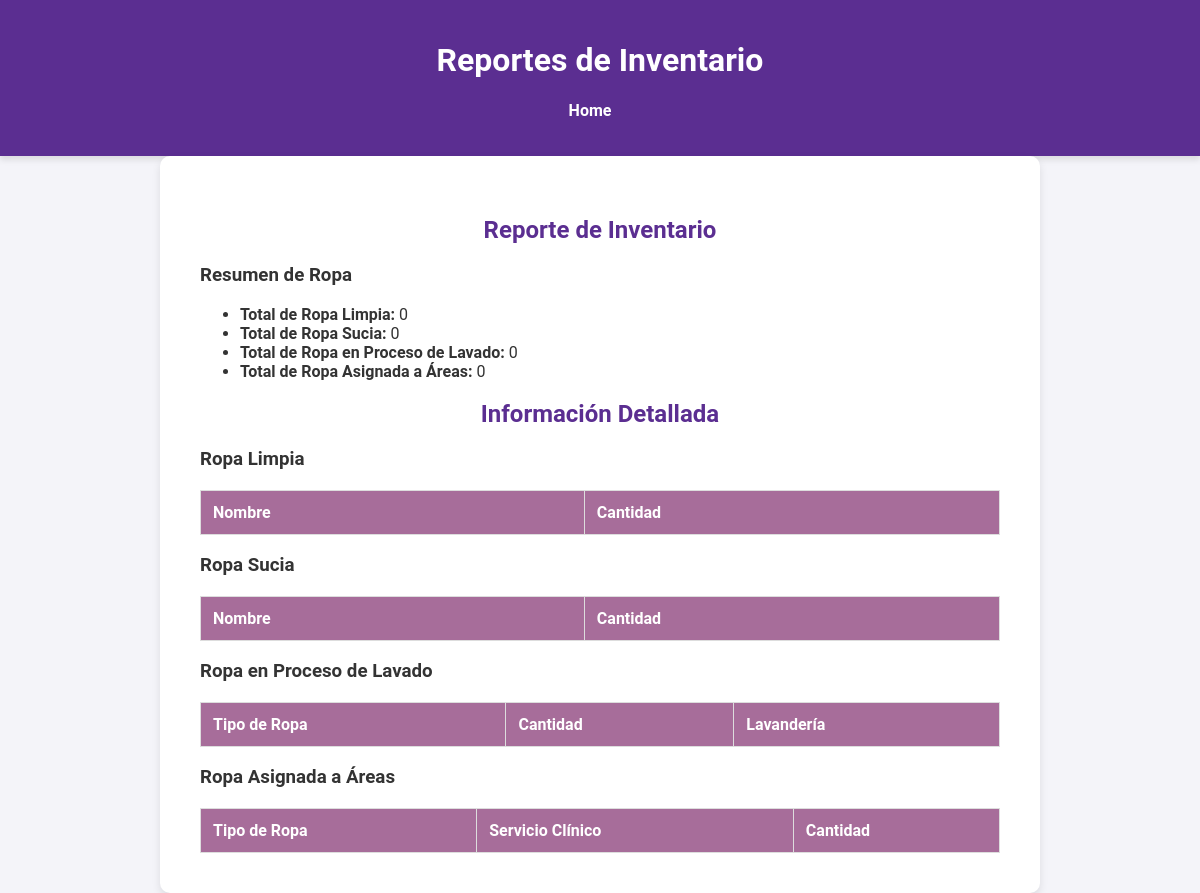
/reportes, run on an earlier commit of the app's database.
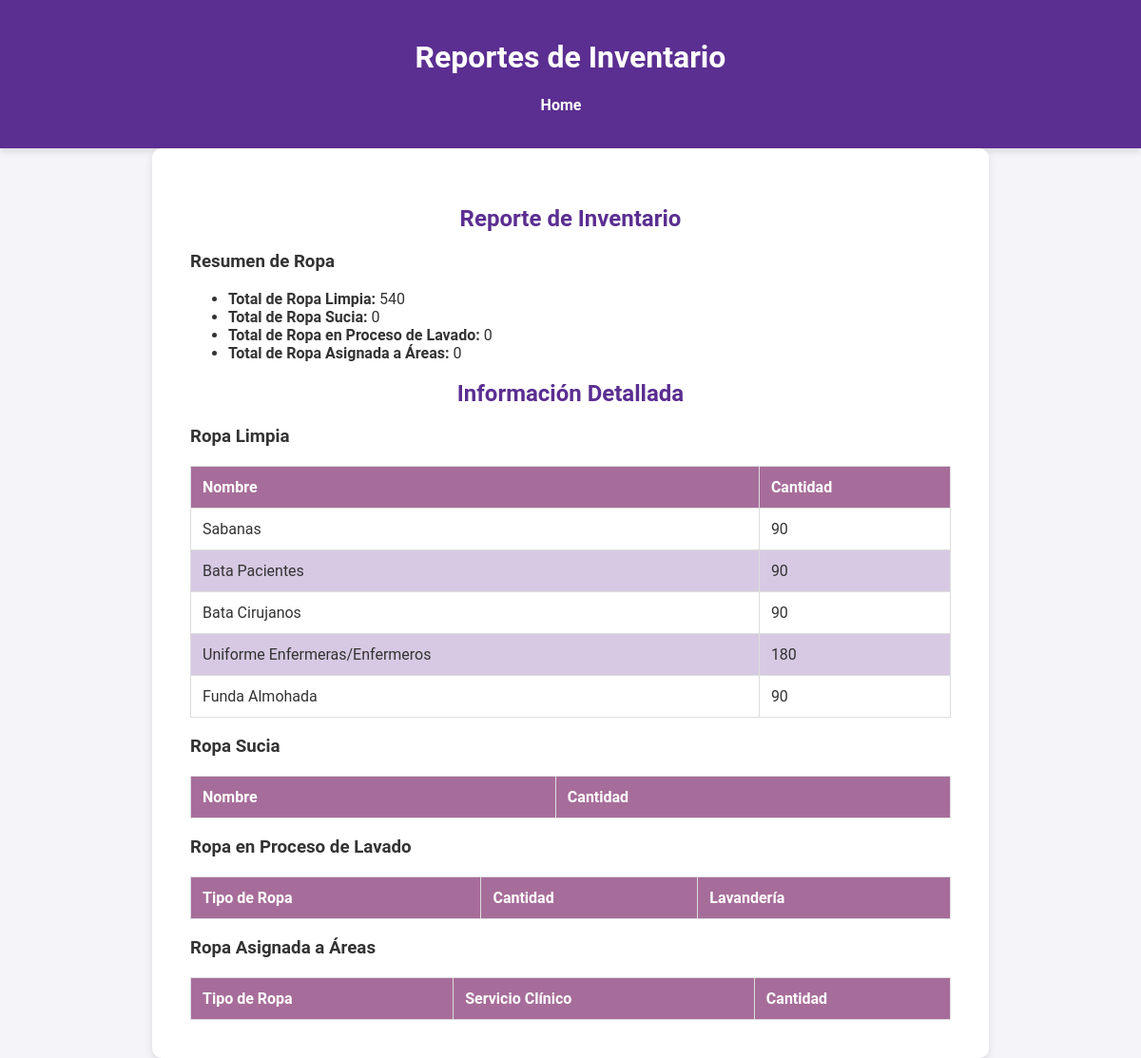
And on a later commit of the database.
### inventario/models.py (models this page shows, shortened)
class Clothing(models.Model):
    id = models.AutoField(primary_key=True)
    nombre = models.CharField(max_length=255)
    cantidad = models.IntegerField()

### inventario/views.py (the view)
# urls.py: path('reportes', views.generar_reportes, name="reportes"),
def generar_reportes(request):
    total_ropa_limpia = Clothing.objects.aggregate(total=Sum('cantidad'))['total'] or 0
    total_ropa_sucia = ClothingDirt.objects.aggregate(total=Sum('cantidad'))['total'] or 0
    total_ropa_en_lavado = ClothingCleanings.objects.aggregate(total=Sum('cantidad'))['total'] or 0
    total_ropa_asignada = ClothingServices.objects.aggregate(total=Sum('cantidad'))['total'] or 0
    reporte = {
        'total_ropa_limpia': total_ropa_limpia,
        'total_ropa_sucia': total_ropa_sucia,
        'total_ropa_en_lavado': total_ropa_en_lavado,
        'total_ropa_asignada': total_ropa_asignada,
    }
    all_clothing = Clothing.objects.all()  # Obtener todos los tipos de ropa
    all_cleanings = ClothingCleanings.objects.all()  # Obtener todos los registros de limpieza
    all_dirt = ClothingDirt.objects.all()  # Obtener todos los registros de ropa sucia
    all_services = ClothingServices.objects.all()  # Obtener todos los registros de ropa asignada
    return render(request, 'inventario/reportes.html', {
        'reporte': reporte,
        'all_clothing': all_clothing,
        'all_cleanings': all_cleanings,
        'all_dirt': all_dirt,
        'all_services': all_services,
    })

### inventario/templates/inventario/reportes.html (shortened to what this page needs)
<!DOCTYPE html>
<html lang="es">
<head>
    {% load static %}
    <link rel="stylesheet" href="{% static 'css/style.css' %}">
</head>
<body>
    <header>
        <h1>Reportes de Inventario</h1>
        <nav>
            <ul>
                <li><a href="{% url 'inventario:home' %}">Home</a></li>
            </ul>
        </nav>
    </header>
    <main>
        <h2>Reporte de Inventario</h2>
        <div>
            <h3>Resumen de Ropa</h3>
            <ul>
                <li><strong>Total de Ropa Limpia:</strong> {{ reporte.total_ropa_limpia }}</li>
                <li><strong>Total de Ropa Sucia:</strong> {{ reporte.total_ropa_sucia }}</li>
                <li><strong>Total de Ropa en Proceso de Lavado:</strong> {{ reporte.total_ropa_en_lavado }}</li>
                <li><strong>Total de Ropa Asignada a Áreas:</strong> {{ reporte.total_ropa_asignada }}</li>
            </ul>
        </div>
        <h2>Información Detallada</h2>
        <h3>Ropa Limpia</h3>
        <table>
            <thead>
                <tr>
                    <th>Nombre</th>
                    <th>Cantidad</th>
                </tr>
            </thead>
            <tbody>
                {% for clothing in all_clothing %}
                <tr>
                    <td>{{ clothing.nombre }}</td>
                    <td>{{ clothing.cantidad }}</td>
                </tr>
                {% endfor %}
            </tbody>
        </table>
        <h3>Ropa Sucia</h3>
        <table>
            <thead>
                <tr>
                    <th>Nombre</th>
                    <th>Cantidad</th>
                </tr>
            </thead>
        </table>
        <h3>Ropa en Proceso de Lavado</h3>
        <table>
            <thead>
                <tr>
                    <th>Tipo de Ropa</th>
                    <th>Cantidad</th>
                    <th>Lavandería</th>
                </tr>
            </thead>
        </table>
        <h3>Ropa Asignada a Áreas</h3>
        <table>
            <thead>
                <tr>
                    <th>Tipo de Ropa</th>
                    <th>Servicio Clínico</th>
                    <th>Cantidad</th>
                </tr>
            </thead>
        </table>
    </main>
</body>
</html>

What changed in the data, as far as the page shows it:
added Clothing: nombre "Sabanas", cantidad "90"
added Clothing: nombre "Bata Pacientes", cantidad "90"
added Clothing: nombre "Bata Cirujanos", cantidad "90"
added Clothing: nombre "Uniforme Enfermeras/Enfermeros", cantidad "180"
added Clothing: nombre "Funda Almohada", cantidad "90"
Also different on the page:
{{ reporte.total_ropa_limpia }}: "0" → "540"
